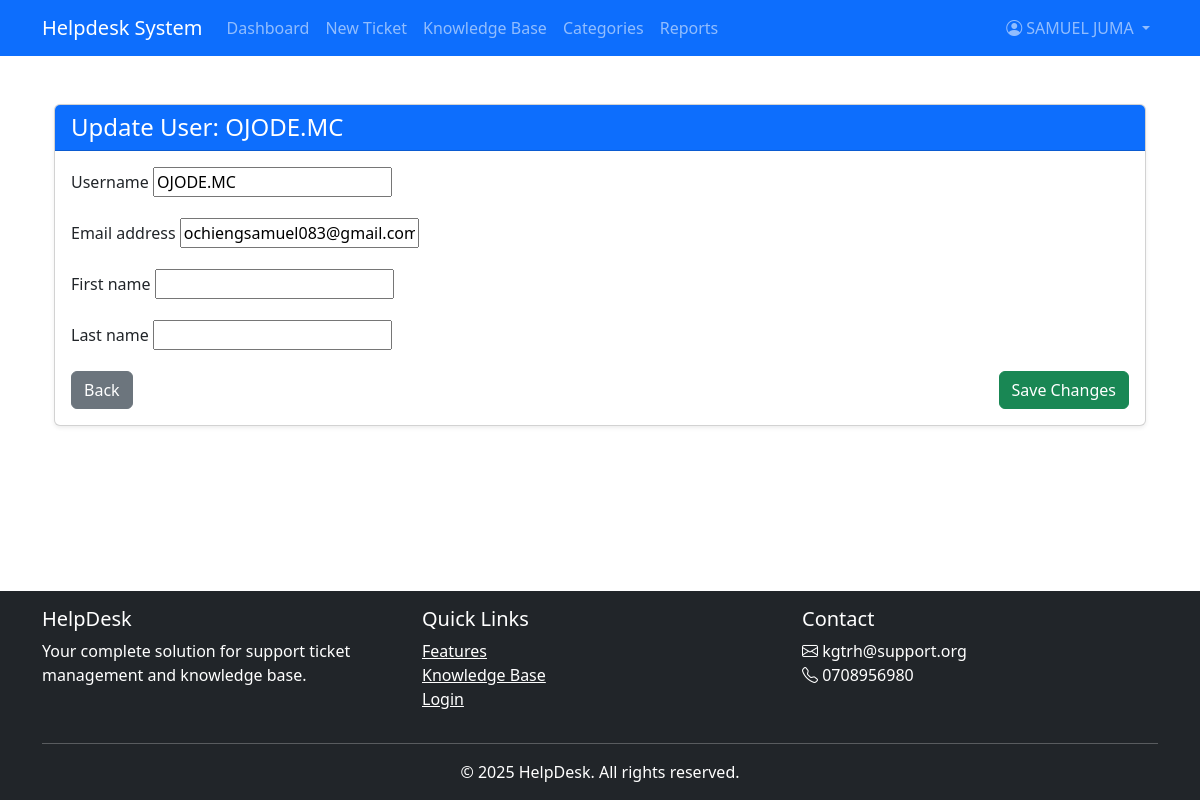
The app's page /users/users/25/update/ (signed in) with its own data.
### users/models.py (models this page shows, shortened)
class User(AbstractUser):
    ROLE_CHOICES = (
        ('Admin', 'Admin'),
        ('Technician', 'Technician'),
        ('Employee', 'Employee'),
    )
    USER_TYPE_CHOICES = (
        ('ADMIN', 'Admin'),
        ('TECH', 'Technician'),
        ('EMP', 'Employee'),
    )
    role = models.CharField(max_length=20, choices=ROLE_CHOICES, default='Employee')
    user_type = models.CharField(max_length=10, choices=USER_TYPE_CHOICES, default='EMP')
    department = models.CharField(max_length=100, blank=True)
    phone = models.CharField(max_length=20, blank=True)
    profile_picture = models.ImageField(upload_to='profile_pics/', blank=True, null=True)
    @property
    def is_admin(self):
        return self.user_type == 'ADMIN'

### users/views.py (the view)
# urls.py: path('users/<int:pk>/update/', views.user_update_view, name='user_update'),
@login_required
def user_update_view(request, pk):
    if request.user.user_type != ADMIN:
        messages.error(request, "Unauthorized access.")
        return redirect('employee_dashboard')
    user = get_object_or_404(User, pk=pk)
    if request.method == 'POST':
        form = UserUpdateForm(request.POST, instance=user)
        if form.is_valid():
            form.save()
            messages.success(request, "User information updated successfully.")
            return redirect('user_detail', pk=pk)
    else:
        form = UserUpdateForm(instance=user)
    return render(request, 'users/update.html', {
        'form': form,
        'user_obj': user
    })

### users/views.py
class UserUpdateForm(forms.ModelForm):
    class Meta:
        model = User
        fields = ['username', 'email', 'first_name', 'last_name']
        widgets = {
            'email': forms.EmailInput(attrs={'required': True}),
        }

### templates/users/update.html (shortened to what this page needs)
{% extends "base.html" %}
{% block content %}
<div class="container mt-5">
    <div class="card shadow-sm">
        <div class="card-header bg-primary text-white">
            <h4 class="mb-0">Update User: {{ user_obj.username }}</h4>
        </div>
        <div class="card-body">
            <form method="post" class="needs-validation" novalidate>
                {% for field in form %}
                    <div class="mb-3">
                        <label class="form-label" for="{{ field.id_for_label }}">{{ field.label }}</label>
                        {{ field }}
                    </div>
                {% endfor %}
                <div class="d-flex justify-content-between">
                    <a href="{% url 'users:user_detail' user_obj.pk %}" class="btn btn-secondary">Back</a>
                    <button type="submit" class="btn btn-success">Save Changes</button>
                </div>
            </form>
        </div>
    </div>
</div>
{% endblock %}

### templates/base.html (shortened to what this page needs)
{% load static %}
<!DOCTYPE html>
<html lang="en">
<head>
    <link href="https://cdn.jsdelivr.net/npm/bootstrap@5.3.0/dist/css/bootstrap.min.css" rel="stylesheet" />
    <link rel="stylesheet" href="https://cdn.jsdelivr.net/npm/bootstrap-icons@1.10.0/font/bootstrap-icons.css" />
    <link rel="stylesheet" href="{% static 'css/styles.css' %}" />
</head>
<body>
    <div class="content-wrapper">
        <nav class="navbar navbar-expand-lg navbar-dark bg-primary">
            <div class="container">
                <a class="navbar-brand" href="{% url 'tickets:dashboard' %}">Helpdesk System</a>
                <div class="collapse navbar-collapse" id="navbarNav">
                    <ul class="navbar-nav me-auto">
                        <li class="nav-item">
                            <a class="nav-link" href="{% url 'tickets:dashboard' %}">Dashboard</a>
                        </li>
                        {% if user.is_authenticated %}
                            <li class="nav-item">
                                <a class="nav-link" href="{% url 'tickets:create_ticket' %}">New Ticket</a>
                            </li>
                            <li class="nav-item">
                                <a class="nav-link" href="{% url 'knowledgebase:article_list' %}">Knowledge Base</a>
                            </li>
                            {% if user.is_admin %}
                                <li class="nav-item">
                                    <a class="nav-link" href="{% url 'helpdes:manage_categories' %}">Categories</a>
                                </li>
                                <li class="nav-item">
                                    <a class="nav-link" href="{% url 'helpdes:reports' %}">Reports</a>
                                </li>
                            {% endif %}
                        {% endif %}
                    </ul>
                    <ul class="navbar-nav">
                        {% if user.is_authenticated %}
                            <li class="nav-item dropdown profile-dropdown">
                                <a class="nav-link dropdown-toggle" href="#" id="navbarDropdown" role="button" data-bs-toggle="dropdown">
                                    <i class="bi bi-person-circle"></i> {{ user.get_full_name|default:user.username }}
                                </a>
                            </li>
                        {% endif %}
                    </ul>
                </div>
            </div>
        </nav>
        <div class="container mt-4">
            {% block content %}{% endblock %}
        </div>
    </div>
    <footer class="footer py-3 bg-dark text-white">
        <div class="container">
            <div class="row">
                <div class="col-md-4">
                    <h5>HelpDesk</h5>
                    <p>Your complete solution for support ticket management and knowledge base.</p>
                </div>
                <div class="col-md-4">
                    <h5>Quick Links</h5>
                    <ul class="list-unstyled">
                        <li><a href="#features" class="text-white">Features</a></li>
                        <li><a href="{% url 'knowledgebase:article_list' %}" class="text-white">Knowledge Base</a></li>
                        <li><a href="{% url 'users:login' %}" class="text-white">Login</a></li>
                    </ul>
                </div>
                <div class="col-md-4">
                    <h5>Contact</h5>
                    <address>
                        <i class="bi bi-envelope"></i> kgtrh@support.org<br>
                        <i class="bi bi-telephone"></i> 0708956980
                    </address>
                </div>
            </div>
            <hr class="my-3">
            <div class="text-center">
                <p class="mb-0">&copy; {% now "Y" %} HelpDesk. All rights reserved.</p>
            </div>
        </div>
    </footer>
</body>
</html>

### templates/base.html (style rules this page uses)
html, body { height: 100%; }
body { display: flex; flex-direction: column; }
.content-wrapper { flex: 1 0 auto; }
.footer { flex-shrink: 0; }

### records on screen
User: get_full_name "SAMUEL JUMA"
User: username "OJODE.MC", form "OJODE.MC" "ochiengsamuel083@gmail.com"

### other values on screen
{{ field.label }} "Username" "Email address" "First name" "Last name"
